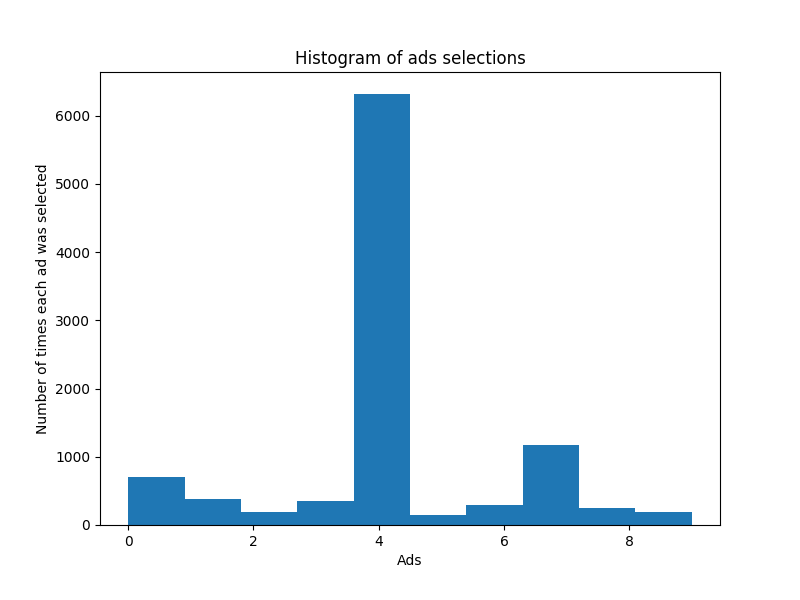

Recreate this plot in Python.
#!/usr/bin/env python3
# -*- coding: utf-8 -*-
"""
Created on Tue Jan 16 23:51:33 2019

@author: parthgoyal123
"""

""" -------- Upper Confidence Bound(UCB) Reinforcement Learning --------- """

# ---> Reinforcement Learning: It is about taking suitable action to maximize reward in a particular situation.

# ====== Preprocessing ====== #

# Importing the required libraries
# ---> Numpy arrays are the most convinient way to work on Machine Learning models
# ---> Matplotlib allows us to visualise our model in form of various plots/figures
# ---> Pandas allows us to import the dataset efficiently
import numpy as np
import matplotlib.pyplot as plt
import pandas as pd

# Importing the dataset using pandas library
# ---> pandas create a dataframe of the dataset
# ---> iloc : It locates the column by its index. In other words, using ’iloc’ allows us to take columns by just taking their index.
# ---> .values : It returns the values of the column (by their index) inside a Numpy array(way more efficient than a list)
dataset = pd.read_csv("Ads_CTR_Optimisation.csv")

# Upper Confidence Bound(UCB)
import math
N = 10000
d = 10
ads_selected = []
number_of_selections = [0] * d
sum_of_rewards = [0] * d
total_reward = 0
for n in range(0, N):
    # For the first d rounds, all the variables will be tested, such that number of selections of each become atleast one
    ad = 0
    max_upperbound = 0
    for i in range(0, d):
        if(number_of_selections[i] != 0):
            average_reward = sum_of_rewards[i] / number_of_selections[i]
            delta = math.sqrt(3/2 * math.log(n+1) / number_of_selections[i])
            upper_confidence = average_reward + delta
        else:
            upper_confidence = 1e400
        if(upper_confidence > max_upperbound):
            max_upperbound = upper_confidence
            ad = i
    ads_selected.append(ad)
    reward = dataset.values[n, ad]
    total_reward += reward
    sum_of_rewards[ad] += reward
    number_of_selections[ad] += 1

# Visualising the number of selections of each graph
fig = plt.figure(dpi = 100, figsize = (8,6))
plt.hist(ads_selected)
plt.title('Histogram of ads selections')
plt.xlabel('Ads')
plt.ylabel('Number of times each ad was selected')
plt.show()
fig.savefig('Upper_Confidence_Bound.png')

# ============= Upper Confidence Bound (UCB) =============== #